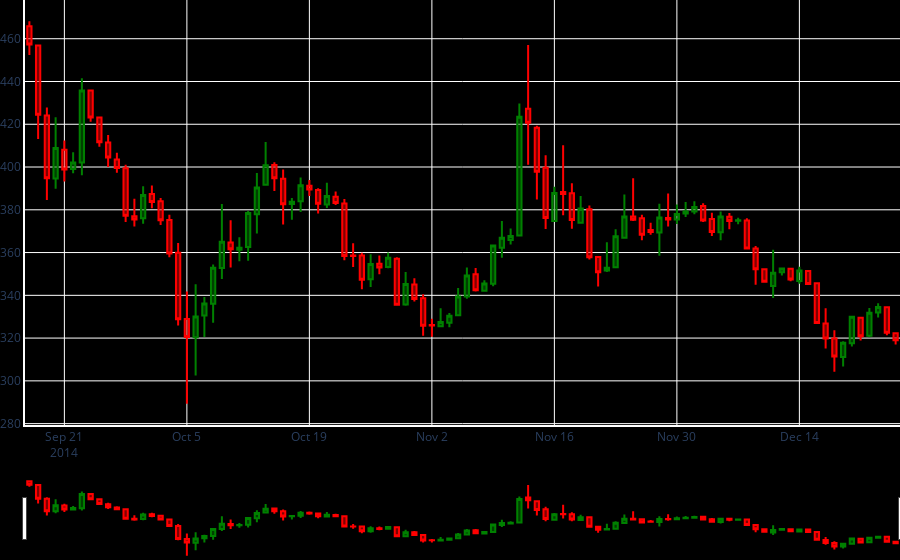

The code cell stored with this chart in its notebook:
### Code cell
import plotly.graph_objects as go
fig = go.Figure(data=go.Candlestick(x=df.index,
                                    open=df['Open'],
                                    high=df['High'],
                                    low=df['Low'],
                                    close=df['Close'],
                                    increasing_line_color='green',
                                    decreasing_line_color='red'))

fig.update(layout_xaxis_rangeslider_visible=True)
fig.update_layout(paper_bgcolor="black", plot_bgcolor="black", margin_l=0, margin_b=0, margin_r=0, margin_t=0)
fig.update_xaxes(showline=True, linewidth=2, linecolor='white', gridcolor='white')
fig.update_yaxes(showline=True, linewidth=2, linecolor='white', gridcolor='white')
fig.show()
